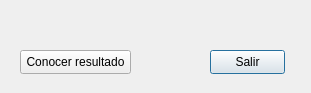
<?xml version="1.0" encoding="UTF-8"?>
<ui version="4.0">
 <class>MostrarPromedio</class>
 <widget class="QDialog" name="MostrarPromedio">
  <property name="geometry">
   <rect>
    <x>0</x>
    <y>0</y>
    <width>311</width>
    <height>93</height>
   </rect>
  </property>
  <property name="minimumSize">
   <size>
    <width>311</width>
    <height>93</height>
   </size>
  </property>
  <property name="windowTitle">
   <string>Dialog</string>
  </property>
  <widget class="QPushButton" name="pushButton">
   <property name="geometry">
    <rect>
     <x>210</x>
     <y>50</y>
     <width>75</width>
     <height>24</height>
    </rect>
   </property>
   <property name="text">
    <string>Salir</string>
   </property>
  </widget>
  <widget class="QPushButton" name="pushButton_2">
   <property name="geometry">
    <rect>
     <x>20</x>
     <y>50</y>
     <width>111</width>
     <height>24</height>
    </rect>
   </property>
   <property name="text">
    <string>Conocer resultado</string>
   </property>
  </widget>
  <widget class="QLabel" name="promedio">
   <property name="geometry">
    <rect>
     <x>20</x>
     <y>20</y>
     <width>271</width>
     <height>16</height>
    </rect>
   </property>
   <property name="text">
    <string/>
   </property>
  </widget>
 </widget>
 <resources/>
 <connections>
  <connection>
   <sender>pushButton</sender>
   <signal>clicked()</signal>
   <receiver>MostrarPromedio</receiver>
   <slot>close()</slot>
   <hints>
    <hint type="sourcelabel">
     <x>244</x>
     <y>66</y>
    </hint>
    <hint type="destinationlabel">
     <x>195</x>
     <y>58</y>
    </hint>
   </hints>
  </connection>
 </connections>
</ui>
